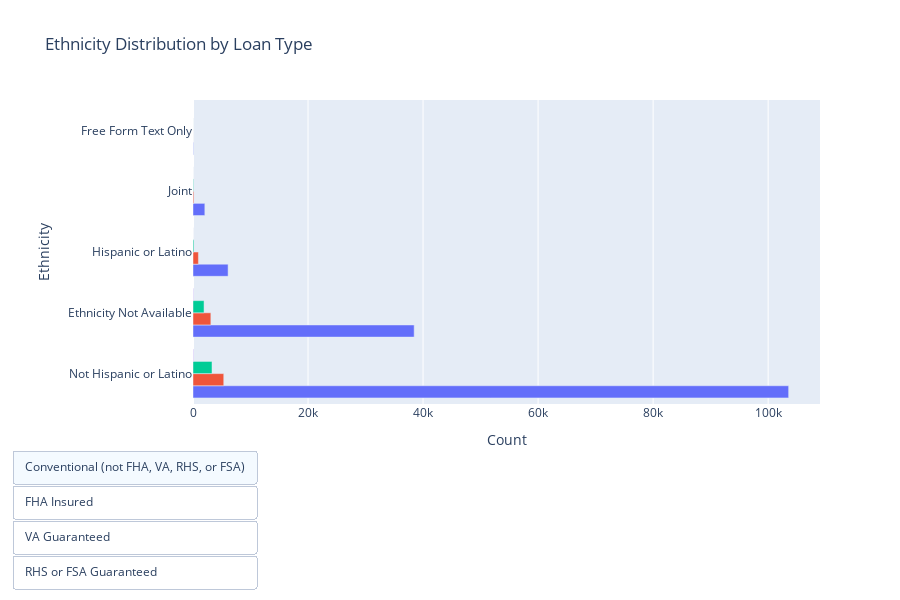

Notebook cell for this chart:
### Code cell
import pandas as pd
import plotly.graph_objects as go
from plotly.subplots import make_subplots

fig = make_subplots(rows=1, cols=1)

loan_types = [1, 2, 3, 4]

for loan_type in loan_types:
    filtered_data = dataframe[dataframe['loan_type'] == loan_type]

    ethnicity_distribution = filtered_data['derived_ethnicity'].value_counts().reset_index()

    fig.add_trace(go.Bar(y=ethnicity_distribution['index'], x=ethnicity_distribution['derived_ethnicity'],
                         orientation='h', name=f'Loan Type {loan_type}'))

fig.update_layout(height=600, showlegend=False, yaxis=dict(title='Ethnicity'), xaxis=dict(title='Count'),
                  title='Ethnicity Distribution by Loan Type')

loan_types_def = {
    1: "Conventional (not FHA, VA, RHS, or FSA)",
    2: "FHA Insured",
    3: "VA Guaranteed",
    4: "RHS or FSA Guaranteed"
}

buttons = []
for loan_type in loan_types:
    visible = [False] * len(loan_types)
    visible[loan_type - 1] = True
    buttons.append(dict(label=f'{loan_types_def[loan_type]}', method='update',
                        args=[{'visible': visible}, {'title': f'Ethnicity Distribution for {loan_types_def[loan_type]}'}]))

fig.update_layout(updatemenus=[dict(buttons=buttons, type="buttons", showactive=True, x=0.1, y=-0.15)])
fig.show()

### Figure 1 — Plotly figure (JSON) as saved in the notebook; plotly's stock layout.template omitted (floating-point values rounded to 4 significant figures)
{"data": [{"name": "Loan Type 1", "orientation": "h", "type": "bar", "x": [103564, 38455, 6102, 2059, 53], "y": ["Not Hispanic or Latino", "Ethnicity Not Available", "Hispanic or Latino", "Joint", "Free Form Text Only"]}, {"name": "Loan Type 2", "orientation": "h", "type": "bar", "x": [5348, 3104, 942, 140, 3], "y": ["Not Hispanic or Latino", "Ethnicity Not Available", "Hispanic or Latino", "Joint", "Free Form Text Only"]}, {"name": "Loan Type 3", "orientation": "h", "type": "bar", "x": [3306, 1919, 153, 85, 1], "y": ["Not Hispanic or Latino", "Ethnicity Not Available", "Hispanic or Latino", "Joint", "Free Form Text Only"]}, {"name": "Loan Type 4", "orientation": "h", "type": "bar", "x": [56, 47, 3, 2], "y": ["Not Hispanic or Latino", "Ethnicity Not Available", "Hispanic or Latino", "Joint"]}], "layout": {"height": 600, "showlegend": false, "title": {"text": "Ethnicity Distribution by Loan Type"}, "updatemenus": [{"buttons": [{"args": [{"visible": [true, false, false, false]}, {"title": "Ethnicity Distribution for Conventional (not FHA, VA, RHS, or FSA)"}], "label": "Conventional (not FHA, VA, RHS, or FSA)", "method": "update"}, {"args": [{"visible": [false, true, false, false]}, {"title": "Ethnicity Distribution for FHA Insured"}], "label": "FHA Insured", "method": "update"}, {"args": [{"visible": [false, false, true, false]}, {"title": "Ethnicity Distribution for VA Guaranteed"}], "label": "VA Guaranteed", "method": "update"}, {"args": [{"visible": [false, false, false, true]}, {"title": "Ethnicity Distribution for RHS or FSA Guaranteed"}], "label": "RHS or FSA Guaranteed", "method": "update"}], "showactive": true, "type": "buttons", "x": 0.1, "y": -0.15}], "xaxis": {"anchor": "y", "domain": [0, 1], "title": {"text": "Count"}}, "yaxis": {"anchor": "x", "domain": [0, 1], "title": {"text": "Ethnicity"}}}}
